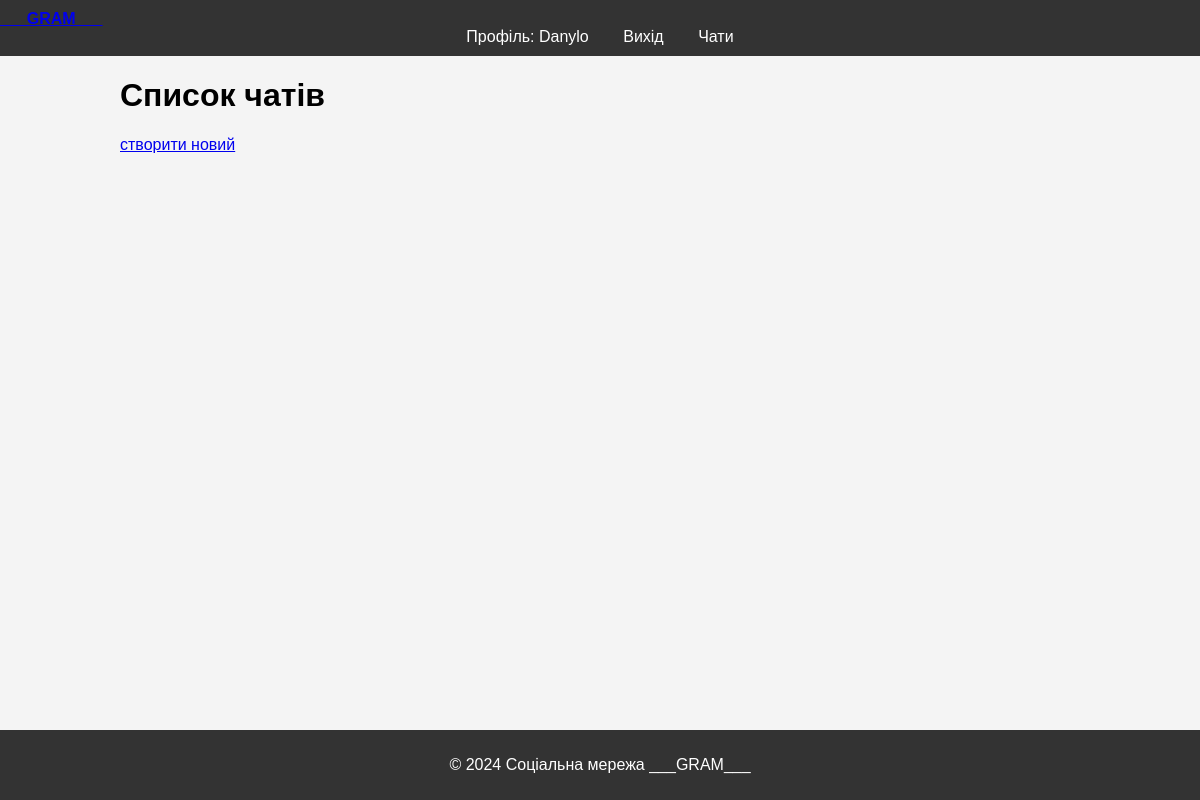
/chat_list/ (signed in), run on an earlier commit of the app's database.
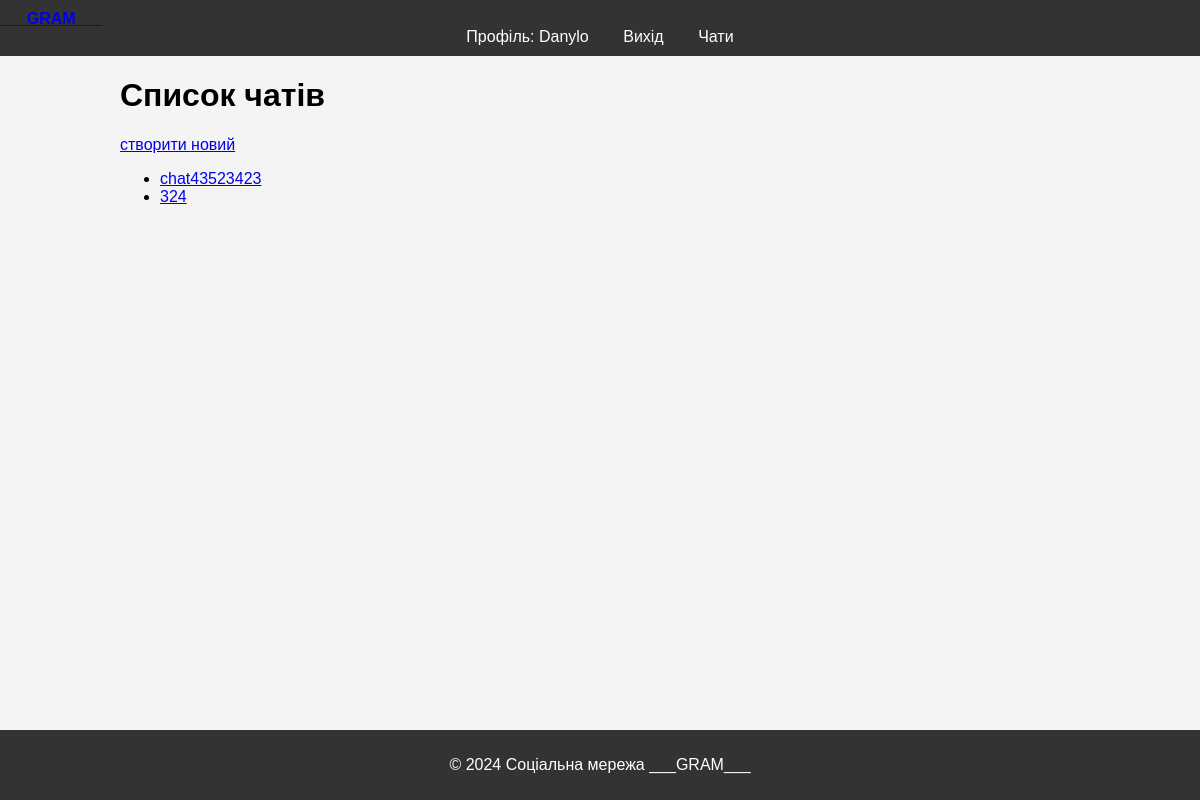
And on a later commit of the database.
### network/models.py (models this page shows, shortened)
class Chat(models.Model):
    name = models.CharField(max_length=100)
    members = models.ManyToManyField(User, default=1, related_name='chats')

### network/views.py (the view)
# urls.py: path('chat_list/', views.chat_list, name='chat_list'),
@login_required
def chat_list(request):
    chats = request.user.chats.all()
    return render(request, 'chat_list.html', {'chats': chats})

### templates/chat_list.html (shortened to what this page needs)
{% extends 'base.html' %}
{% block content %}
    <h1>Список чатів</h1>     <a href="{% url 'create_chat' %}">створити новий</a>
    <ul>
        {% for chat in chats %}
        <li><a href="{% url 'chat_detail' chat.id %}">{{ chat.name }}</a> </li>
        {% endfor %}
    </ul>
{% endblock %}

What changed in the data, as far as the page shows it:
now on this page (row edited): Chat: name "chat43523423"
now on this page (row edited): Chat: name "324"
